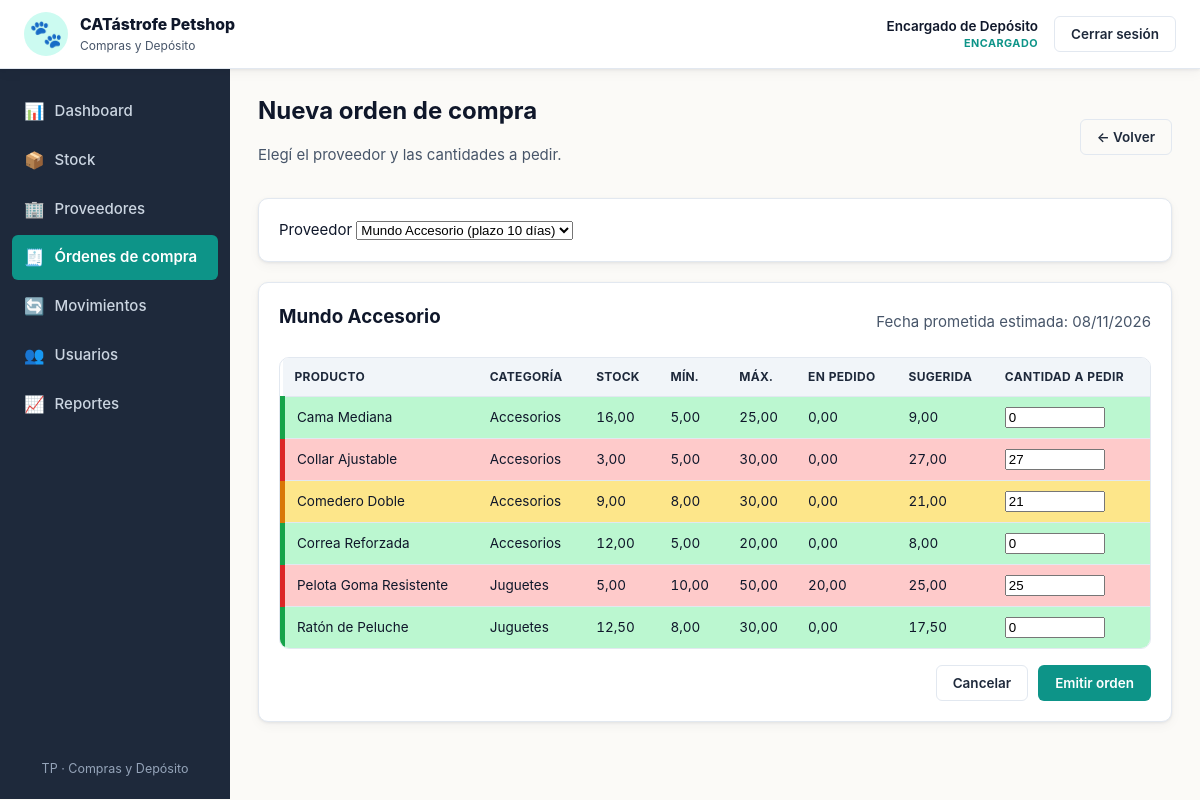
Before: /views/orden_nueva.php?proveedor_id=3&producto_id=9 (signed in) with the older database file.
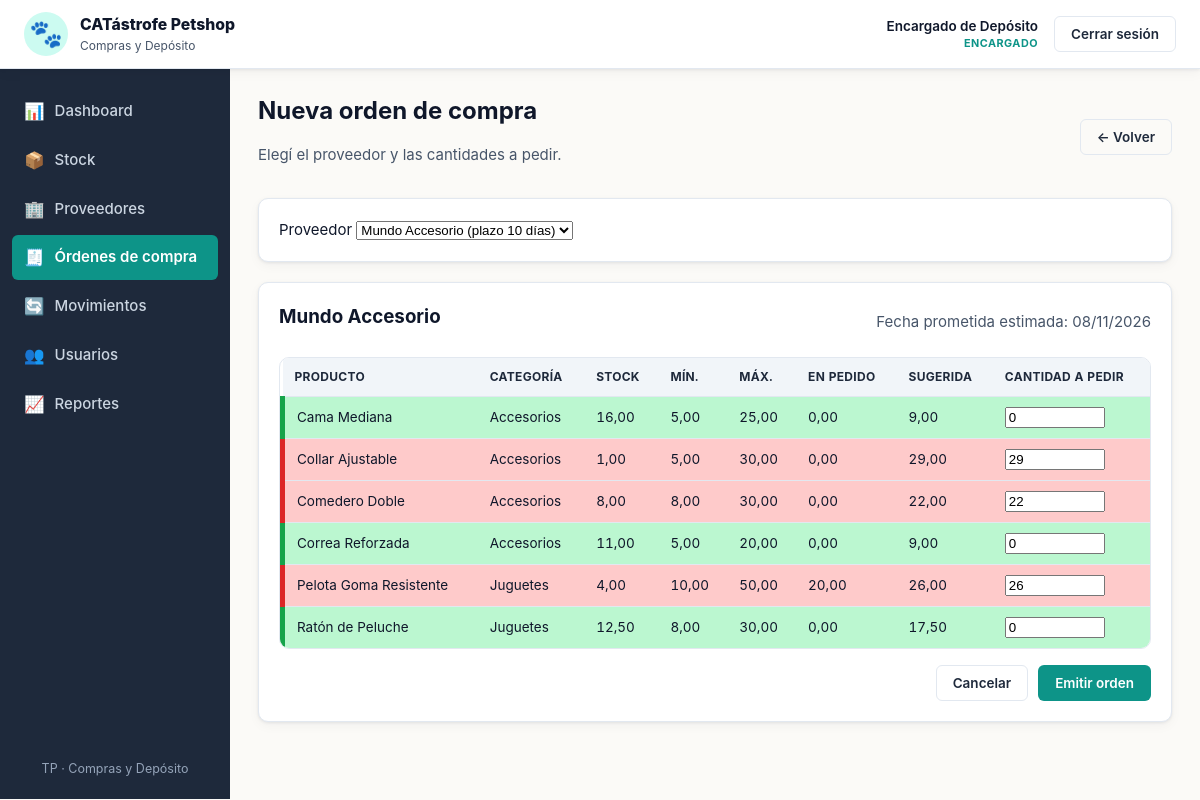
After: the same page with the newer database file.
### tables this page shows
CREATE TABLE productos (
    id              INT AUTO_INCREMENT PRIMARY KEY,
    categoria_id    INT NOT NULL,
    proveedor_id    INT NOT NULL,
    nombre          VARCHAR(120) NOT NULL,
    descripcion     TEXT,
    stock_actual    DECIMAL(10,2) NOT NULL DEFAULT 0,
    stock_minimo    DECIMAL(10,2) NOT NULL DEFAULT 0,
    stock_maximo    DECIMAL(10,2) NOT NULL DEFAULT 0,
    unidad_medida   VARCHAR(20) NOT NULL DEFAULT 'unidad',
    activo          TINYINT(1) NOT NULL DEFAULT 1,
    CONSTRAINT fk_prod_cat  FOREIGN KEY (categoria_id) REFERENCES categorias(id) ON DELETE RESTRICT,
    CONSTRAINT fk_prod_prov FOREIGN KEY (proveedor_id) REFERENCES proveedores(id) ON DELETE RESTRICT,
    CONSTRAINT chk_prod_stock_actual CHECK (stock_actual >= 0),
    CONSTRAINT chk_prod_stock_min    CHECK (stock_minimo >= 0),
    CONSTRAINT chk_prod_stock_max    CHECK (stock_maximo >= stock_minimo)
);

CREATE TABLE categorias (
    id                    INT AUTO_INCREMENT PRIMARY KEY,
    nombre                VARCHAR(80) NOT NULL UNIQUE,
    controla_vencimiento  TINYINT(1) NOT NULL DEFAULT 0
);

### includes/funciones.php (called while the page is built, shortened)
<?php
function e($v): string
{
    return htmlspecialchars((string)$v, ENT_QUOTES, 'UTF-8');
}
function estado_stock($actual, $minimo): string
{
    $actual = (float)$actual;
    $minimo = (float)$minimo;
    if ($actual <= $minimo) {
        return 'critico';
    }
    if ($actual <= $minimo * 1.2) {
        return 'proximo';
    }
    return 'normal';
}
function cantidad_sugerida($stock_actual, $stock_maximo, $en_pedido): float
{
    $sug = (float)$stock_maximo - (float)$stock_actual - (float)$en_pedido;
    return $sug > 0 ? $sug : 0.0;
}

### views/orden_nueva.php (the view, shortened to what the changed rows need)
<?php
require_once __DIR__ . '/../config/db.php';
require_once __DIR__ . '/../includes/funciones.php';
$proveedor_id  = isset($_GET['proveedor_id']) ? (int)$_GET['proveedor_id'] : 0;
$producto_id   = isset($_GET['producto_id'])  ? (int)$_GET['producto_id']  : 0;
$proveedor_sel = null;
$productos = [];
if ($proveedor_id > 0) {
    $stmt = $pdo->prepare("SELECT * FROM proveedores WHERE id = ? AND activo = 1");
    $stmt->execute([$proveedor_id]);
    $proveedor_sel = $stmt->fetch() ?: null;
    if ($proveedor_sel) {
        $stmt = $pdo->prepare(
            "SELECT p.*, c.nombre AS categoria, c.controla_vencimiento,
                    COALESCE((SELECT SUM(d.cantidad_pedida)
                              FROM ordenes_detalle d
                              JOIN ordenes_compra o ON o.id = d.orden_id
                              WHERE d.producto_id = p.id AND o.estado = 'pendiente'), 0) AS en_pedido
             FROM productos p
             JOIN categorias c ON c.id = p.categoria_id
             WHERE p.activo = 1 AND p.proveedor_id = ?
             ORDER BY c.nombre, p.nombre"
        );
        $stmt->execute([$proveedor_id]);
        $productos = $stmt->fetchAll();
    }
}
require __DIR__ . '/../includes/header.php';
?>
<div class="flex-between mb-3">
    <div>
        <h1>Nueva orden de compra</h1>
    </div>
</div>
<?php if ($proveedor_sel): ?>
<form action="<?= BASE_URL ?>api/accion_orden.php" method="post" class="card">
    <div class="flex-between mb-3">
        <h2 class="mb-0"><?= e($proveedor_sel['nombre']) ?></h2>
    </div>
    <?php if (!$productos): ?>
        <p class="muted">Este proveedor no tiene productos activos.</p>
    <?php else: ?>
    <div class="table-wrap">
        <table class="table">
            <thead>
                <tr>
                    <th>Producto</th><th>Categoría</th>
                    <th class="num">Stock</th><th class="num">Mín.</th><th class="num">Máx.</th>
                    <th class="num">En pedido</th><th class="num">Sugerida</th>
                    <th class="num">Cantidad a pedir</th>
                </tr>
            </thead>
            <tbody>
            <?php foreach ($productos as $p):
                $estado = estado_stock($p['stock_actual'], $p['stock_minimo']);
                $sug = cantidad_sugerida($p['stock_actual'], $p['stock_maximo'], $p['en_pedido']);
                $preMarcar = ($producto_id === (int)$p['id'])
                    || (in_array($estado, ['critico','proximo'], true) && $sug > 0);
                $valorInicial = $preMarcar && $sug > 0 ? $sug : 0;
            ?>
                <tr class="<?= e($estado) ?>">
                    <td><?= e($p['nombre']) ?></td>
                    <td><?= e($p['categoria']) ?></td>
                    <td class="num"><?= e(number_format((float)$p['stock_actual'], 2, ',', '.')) ?></td>
                    <td class="num"><?= e(number_format((float)$p['stock_minimo'], 2, ',', '.')) ?></td>
                    <td class="num"><?= e(number_format((float)$p['stock_maximo'], 2, ',', '.')) ?></td>
                    <td class="num"><?= e(number_format((float)$p['en_pedido'], 2, ',', '.')) ?></td>
                    <td class="num"><?= $sug > 0 ? e(number_format($sug, 2, ',', '.')) : '—' ?></td>
                    <td class="num">
                        <input type="number" step="0.01" min="0"
                               name="cantidades[<?= (int)$p['id'] ?>]"
                               value="<?= e($valorInicial) ?>" style="width:100px">
                    </td>
                </tr>
            <?php endforeach; ?>
            </tbody>
        </table>
    </div>
    <?php endif; ?>
</form>
<?php endif; ?>
<?php require __DIR__ . '/../includes/footer.php'; ?>

Changed rows visible on the page:
changed productos "Collar Ajustable": stock_actual "3,00" → "1,00"; sug "27,00" → "29,00"; value "27" → "29"
changed productos "Comedero Doble": stock_actual "9,00" → "8,00"; sug "21,00" → "22,00"; value "21" → "22"
changed productos "Correa Reforzada": stock_actual "12,00" → "11,00"; sug "8,00" → "9,00"
changed productos "Pelota Goma Resistente": stock_actual "5,00" → "4,00"; sug "25,00" → "26,00"; value "25" → "26"
